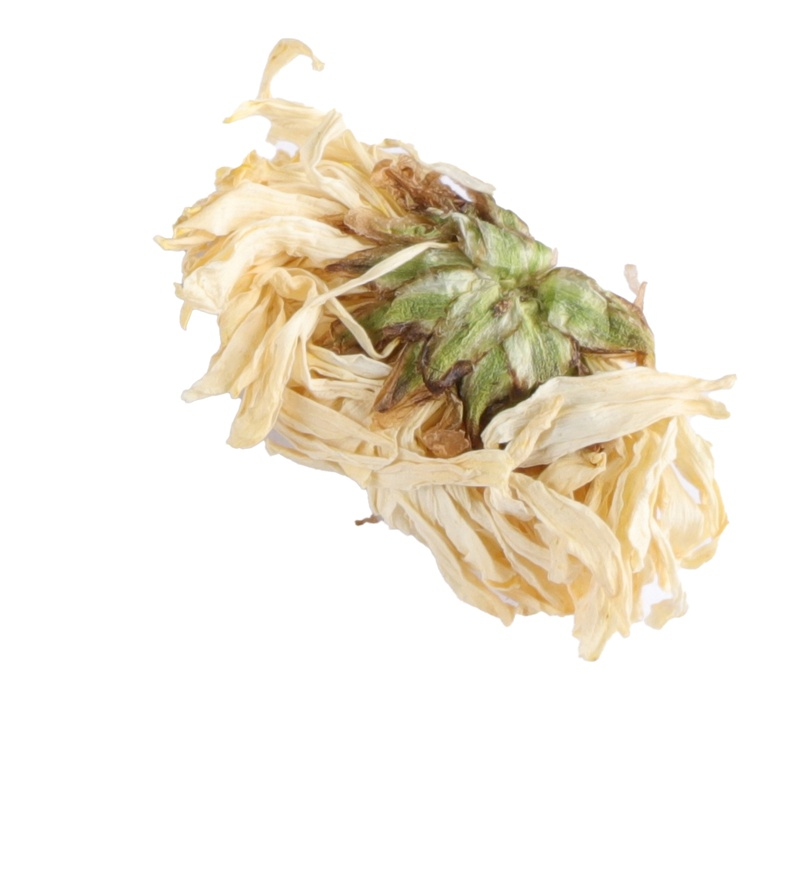
#> input picture dataset/1-安徽亳州 亳菊/AH_HZ_HJ_0_0005.jpg, 812 x 869 px, shrunk from 1195 x 1280 before the run; its folder holds only this picture in this run
$ python -i cut.py   (imports and definitions only)
#> lines starting #> are read from the running program, lines starting #| are printed output that depends on the picture; after the words box and inside, x2 and y2 are one past the last pixel; in counts of white or black regions, pixels touching at a corner belong together
import os
import cv2
import numpy as np


def process_images_in_folder(input_image_path):
    # 读取图像
#> called with input_image_path = 'dataset/1-安徽亳州 亳菊/AH_HZ_HJ_0_0005.jpg'
    image = cv2.imread(input_image_path)
#> image is the input picture: shape (869, 812, 3); mean B, G, R 227.2, 237.6, 243

    # 将图像转换为灰度
    gray = cv2.cvtColor(image, cv2.COLOR_BGR2GRAY)
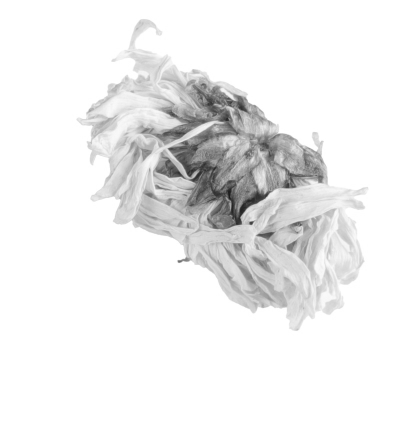
#> gray: shape (869, 812) (shown at 1/2 size); min 22, max 255, mean 238.1

    # 使用Canny边缘检测
    edges = cv2.Canny(gray, threshold1=30, threshold2=100)
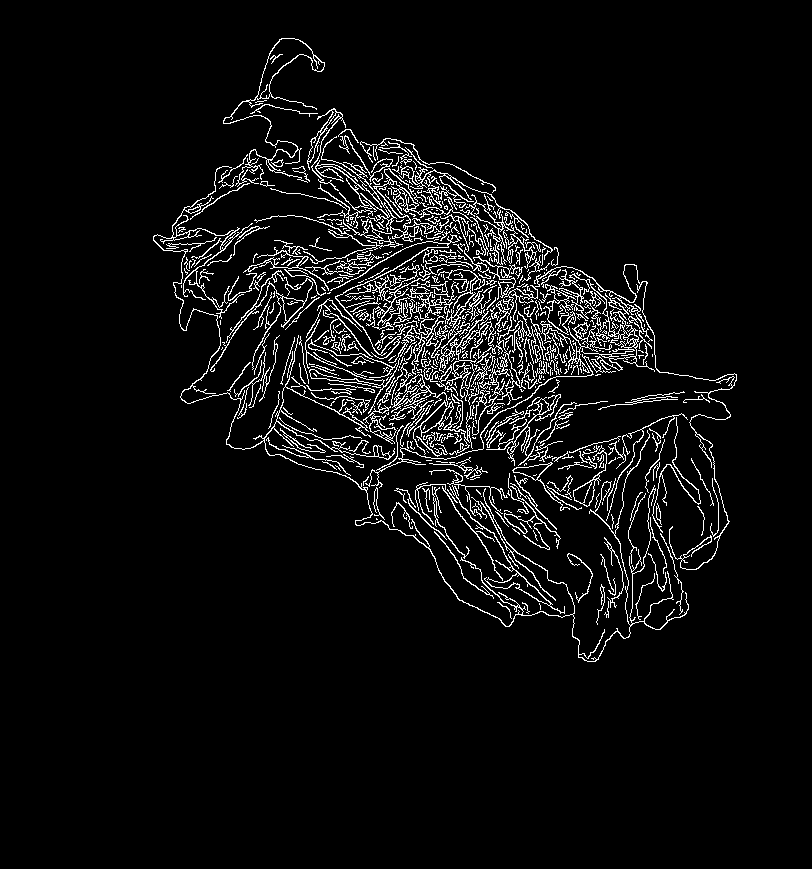
#> edges: shape (869, 812); 5.3% white in thin lines or dots, all inside (x1, y1, x2, y2) = (153, 38, 737, 662)

    # 寻找图像中的轮廓
    contours, _ = cv2.findContours(edges, cv2.RETR_EXTERNAL, cv2.CHAIN_APPROX_SIMPLE)
#> contours = 592 contours, 510 with area under 20; largest, box (x1, y1, x2, y2) and area: (223, 38, 325, 187) 1518, (153, 166, 689, 662) 1414, (495, 264, 737, 570) 964, (377, 358, 454, 455) 701, (303, 136, 444, 264) 575

    # 存储所有轮廓的边界值
    all_boundaries = []

    # 循环处理每个轮廓
    for contour in contours:
        x, y, w, h = cv2.boundingRect(contour)
        all_boundaries.append((x, y, x + w, y + h))
#> this loop made 592 passes
#> (x, y, w, h) on passes 1 to 3: (539, 603, 2, 7), (522, 602, 8, 12), (497, 602, 15, 17)
#> after the loop, all_boundaries = 592 items, first 6: (539, 603, 541, 610), (522, 602, 530, 614), (497, 602, 512, 619), (604, 601, 609, 618), (596, 584, 605, 625), (608, 578, 616, 596)

    # 找到包含所有轮廓的大矩形的边界值
    x_min = min([x for (x, _, _, _) in all_boundaries])
#> x_min = 153
    y_min = min([y for (_, y, _, _) in all_boundaries])
#> y_min = 38
    x_max = max([x_max for (_, _, x_max, _) in all_boundaries])
#> x_max = 737
    y_max = max([y_max for (_, _, _, y_max) in all_boundaries])
#> y_max = 662

    # 找到大矩形的宽度和高度
    width = x_max - x_min
#> width = 584
    height = y_max - y_min
#> height = 624

    # 找到边界值的最大范围（最大的宽度和高度）
    max_range = max(width, height)
#> max_range = 624


    # 计算正方形的四个边界值
    new_x_min = max(0, x_min - (max_range - width) // 2)
#> new_x_min = 133
    new_y_min = max(0, y_min - (max_range - height) // 2)
#> new_y_min = 38
    new_x_max = min(image.shape[1], new_x_min + max_range)
#> new_x_max = 757
    new_y_max = min(image.shape[0], new_y_min + max_range)
#> new_y_max = 662

    # 裁剪图像以获得扩展后的正方形区域
    cropped_image = image[new_y_min:new_y_max, new_x_min:new_x_max]
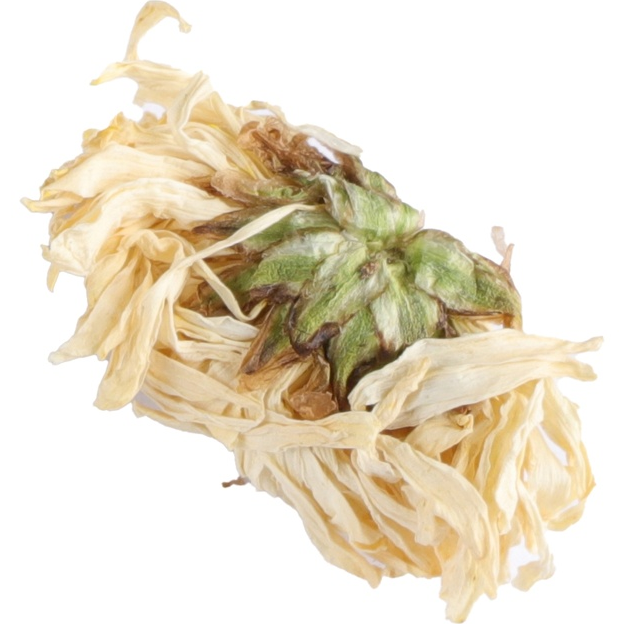
#> cropped_image: shape (624, 624, 3); mean B, G, R 204.6, 223.5, 233.2
    # 覆盖原始图像文件
    cv2.imwrite(input_image_path, cropped_image)


# 调用函数并处理文件夹中的图像
main_folder = "/home/user/dataset3"
#process_images_in_folder(input_folder)

import os

# 获取主文件夹中的所有子文件夹
# [1 line that did not run here, left out]

# 处理每个子文件夹中的图片
# [7 lines not run here, left out]

>>> result = process_images_in_folder('dataset/1-安徽亳州 亳菊/AH_HZ_HJ_0_0005.jpg')

$ run again, on dataset/1-安徽亳州 亳菊/AH_HZ_HJ_0_0013.jpg
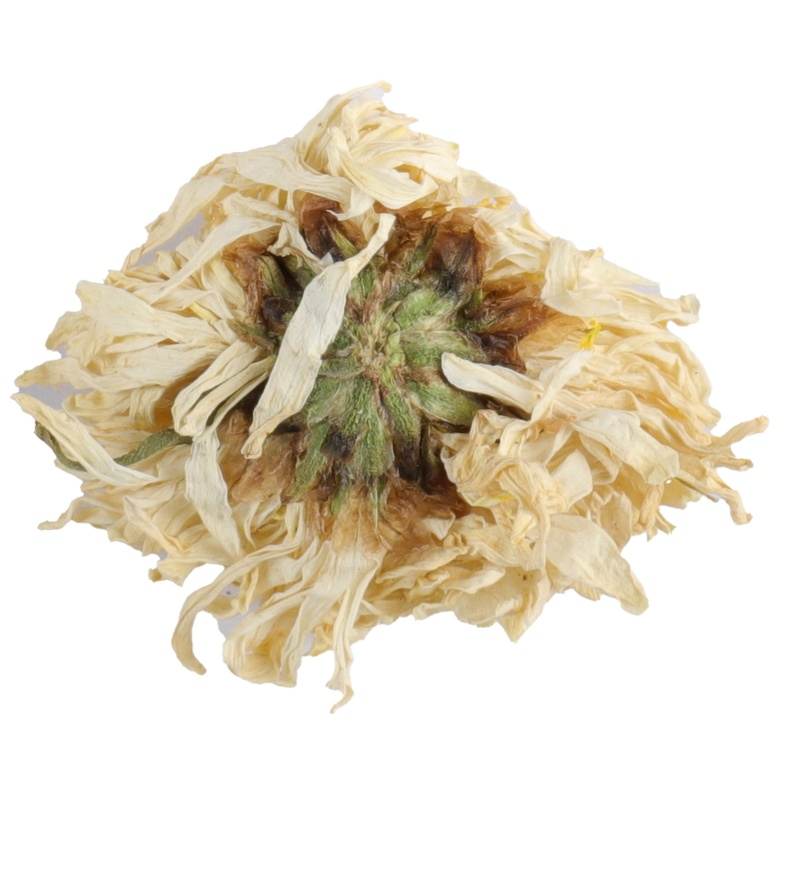
#> input picture dataset/1-安徽亳州 亳菊/AH_HZ_HJ_0_0013.jpg, 812 x 869 px, shrunk from 1195 x 1280 before the run
#> in process_images_in_folder, image is the input picture: shape (869, 812, 3); mean B, G, R 207.5, 222.7, 230.6
#> in process_images_in_folder, `edges = cv2.Canny(gray, threshold1=30, threshold2=100)`:
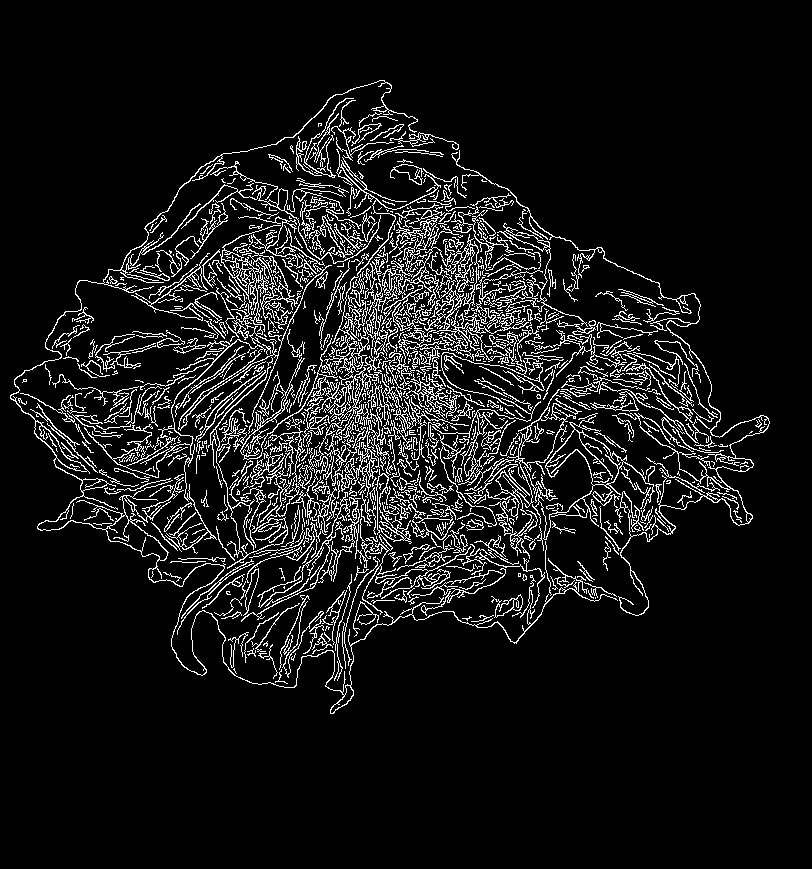
#> edges: shape (869, 812); 8.7% white in thin lines or dots, all inside (x1, y1, x2, y2) = (10, 80, 770, 714)
#> contours = 1005 contours, 864 with area under 20; largest, box (x1, y1, x2, y2) and area: (10, 80, 618, 714) 3225, (489, 389, 582, 559) 2537, (451, 150, 770, 616) 1400, (216, 225, 281, 344) 1116, (382, 302, 464, 419) 1109
#> the loop in process_images_in_folder, `for contour in contours:` made 1005 passes
#> (x, y, w, h) on passes 1 to 3: (275, 669, 13, 15), (233, 668, 4, 6), (291, 653, 5, 8)
#> after the loop in process_images_in_folder, `for contour in contours:`: all_boundaries = 1005 items, first 6: (275, 669, 288, 684), (233, 668, 237, 674), (291, 653, 296, 661), (247, 648, 256, 657), (258, 644, 278, 679), (263, 641, 268, 647)
#> x_min = 10
#> y_min = 80
#> x_max = 770
#> y_max = 714
#> width = 760
#> height = 634
#> max_range = 760
#> new_x_min = 10
#> new_y_min = 17
#> new_x_max = 770
#> new_y_max = 777
#> in process_images_in_folder, `cropped_image = image[new_y_min:new_y_max, new_x_min:new_x_max]`:
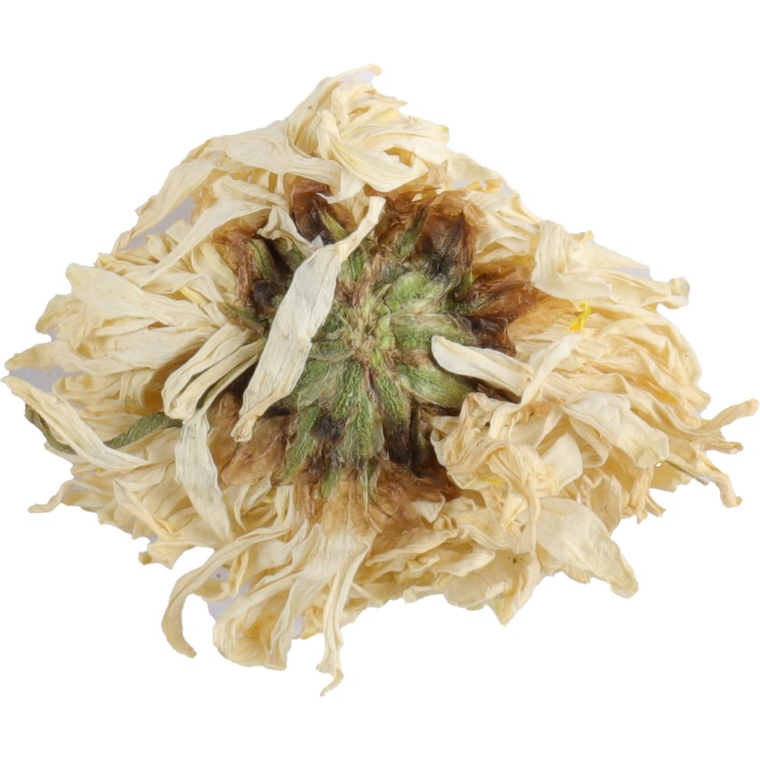
#> cropped_image: shape (760, 760, 3); mean B, G, R 196.9, 215.5, 225.1

$ run again, on dataset/1-安徽亳州 亳菊/AH_HZ_HJ_0_0053.jpg
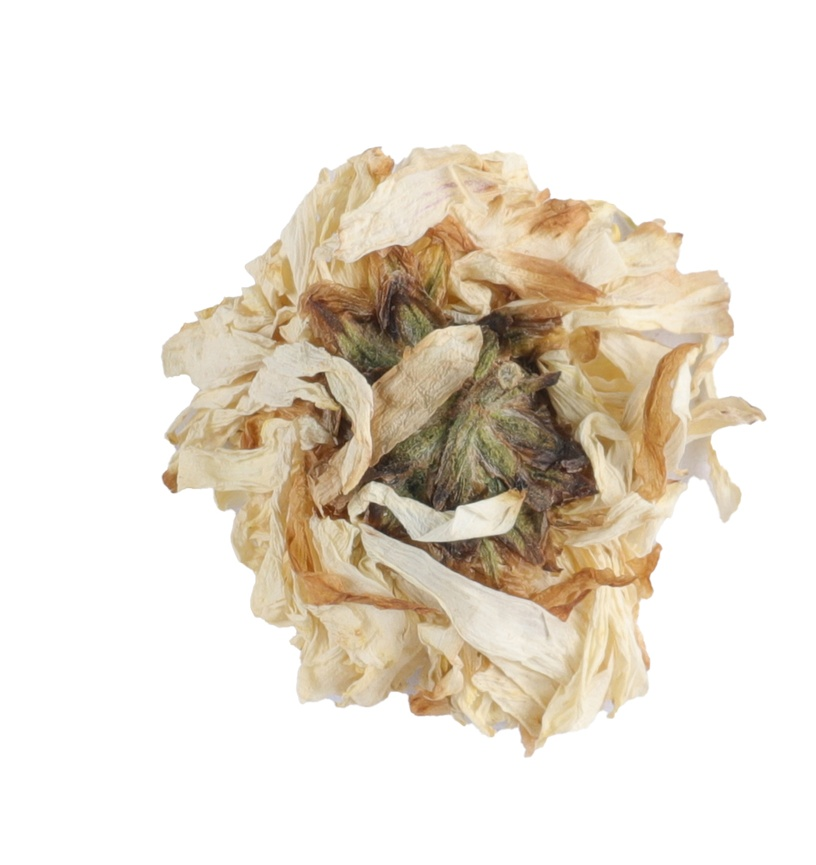
#> input picture dataset/1-安徽亳州 亳菊/AH_HZ_HJ_0_0053.jpg, 816 x 865 px, shrunk from 1182 x 1252 before the run
#> in process_images_in_folder, image is the input picture: shape (865, 816, 3); mean B, G, R 214.3, 225.6, 233.3
#> in process_images_in_folder, `edges = cv2.Canny(gray, threshold1=30, threshold2=100)`:
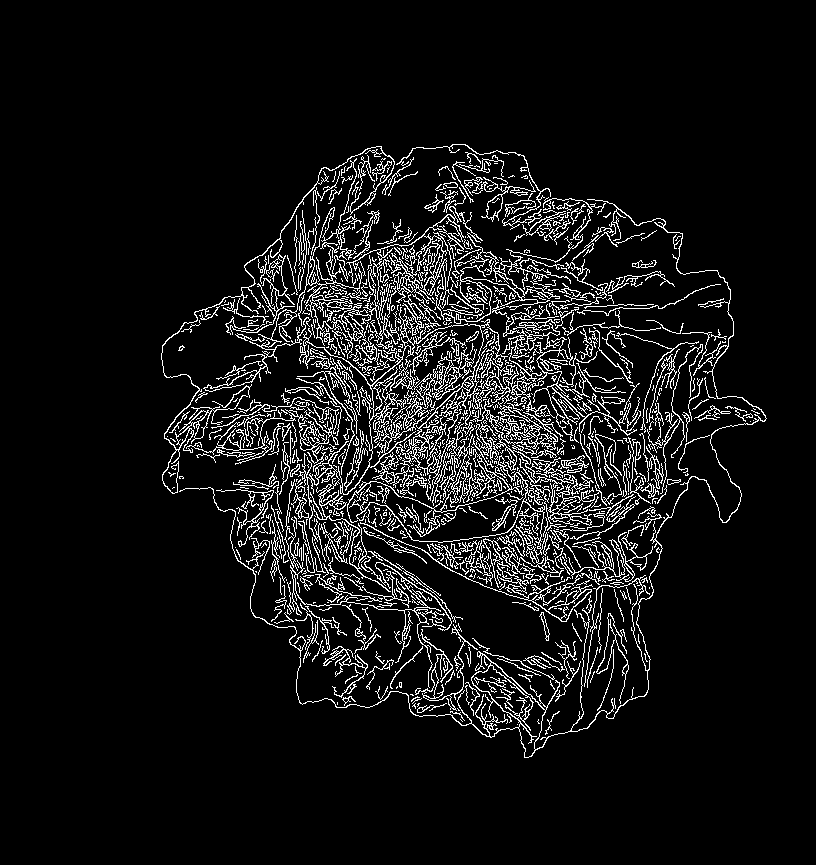
#> edges: shape (865, 816); 7.8% white in thin lines or dots, all inside (x1, y1, x2, y2) = (161, 144, 767, 758)
#> contours = 824 contours, 716 with area under 20; largest, box (x1, y1, x2, y2) and area: (291, 303, 622, 622) 13586, (346, 206, 560, 324) 5556, (179, 199, 767, 758) 3206, (203, 158, 398, 392) 1888, (389, 347, 477, 407) 832
#> the loop in process_images_in_folder, `for contour in contours:` made 824 passes
#> (x, y, w, h) on passes 1, 3, 4: (517, 724, 1, 1), (507, 714, 5, 9), (545, 711, 15, 24)
#> after the loop in process_images_in_folder, `for contour in contours:`: all_boundaries = 824 items, first 6: (517, 724, 518, 725), (460, 719, 463, 722), (507, 714, 512, 723), (545, 711, 560, 735), (450, 711, 465, 721), (457, 708, 460, 711)
#> x_min = 161
#> y_min = 144
#> x_max = 767
#> y_max = 758
#> width = 606
#> height = 614
#> new_x_min = 157
#> new_y_min = 144
#> new_x_max = 771
#> new_y_max = 758
#> in process_images_in_folder, `cropped_image = image[new_y_min:new_y_max, new_x_min:new_x_max]`:
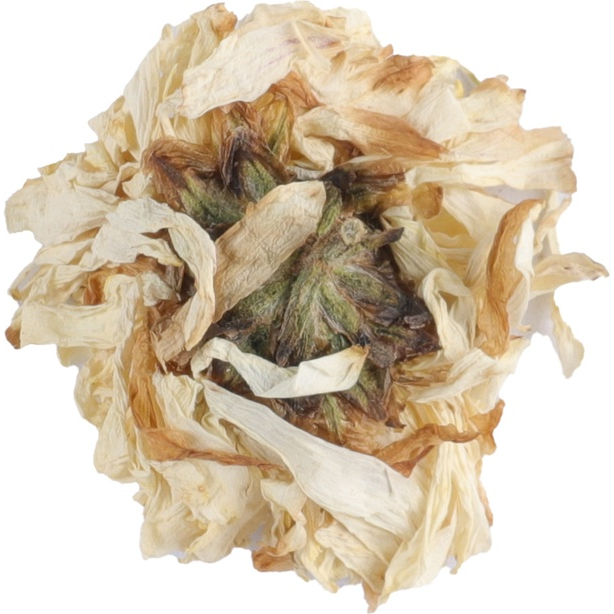
#> cropped_image: shape (614, 614, 3); mean B, G, R 178.8, 200, 214.3
